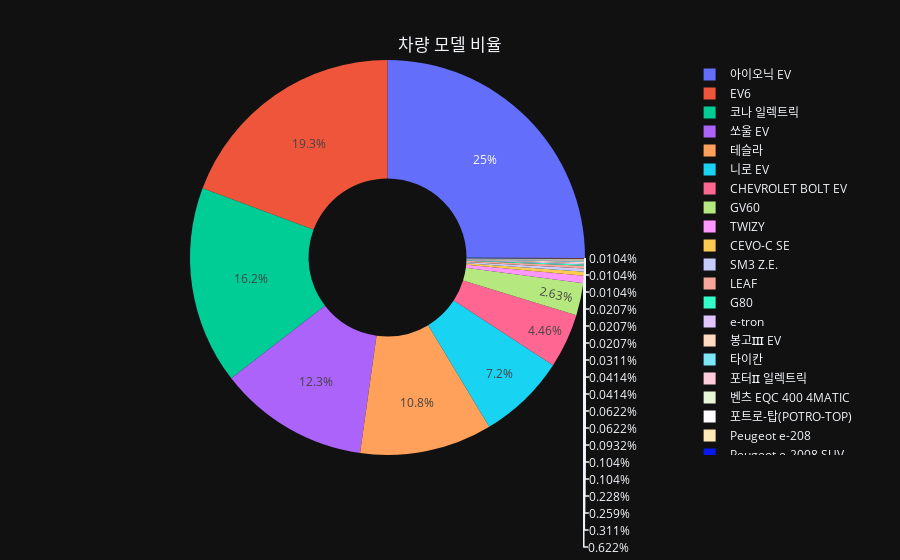

The notebook cell saved with this chart:
### Code cell
fig_5 = px.pie(df_model[df_model['동'] == "대치동"], names = '차명', hole = 0.4)
fig_5.update_layout(template='plotly_dark',
                    plot_bgcolor= 'rgba(0, 0, 0, 0)',
                    title = dict(text = "차량 모델 비율", x = 0.5, y = 0.93))

### Figure 1 — Plotly figure (JSON) as saved in the notebook; plotly's stock layout.template omitted (floating-point values rounded to 4 significant figures; data arrays with more than 128 entries replaced by an {"elided": "..."} marker saying what was removed)
{"data": [{"domain": {"x": [0, 1], "y": [0, 1]}, "hole": 0.4, "hovertemplate": "차명=%{label}<extra></extra>", "labels": {"elided": "9654 str values"}, "legendgroup": "", "name": "", "showlegend": true, "type": "pie"}], "layout": {"legend": {"tracegroupgap": 0}, "margin": {"t": 60}, "plot_bgcolor": "rgba(0, 0, 0, 0)", "title": {"text": "차량 모델 비율", "x": 0.5, "y": 0.93}}}
